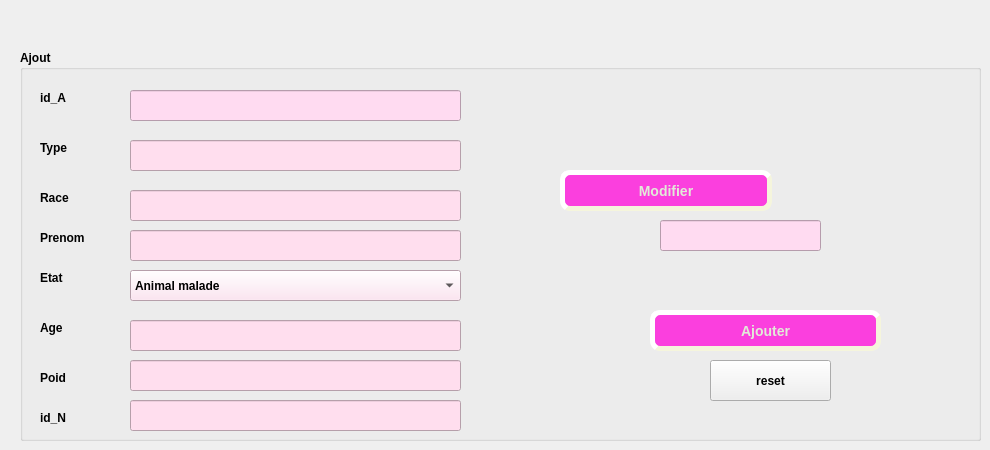
      <widget class="QWidget" name="tab">
       <attribute name="title">
        <string>Ajouter</string>
       </attribute>
       <widget class="QGroupBox" name="groupBox_9">
        <property name="geometry">
         <rect>
          <x>20</x>
          <y>50</y>
          <width>961</width>
          <height>391</height>
         </rect>
        </property>
        <property name="font">
         <font>
          <weight>75</weight>
          <bold>true</bold>
         </font>
        </property>
        <property name="styleSheet">
         <string notr="true"> background-color: qlineargradient(x1: 0, y1: 0, x2: 0, y2: 1,
                                       stop: 0 qconicalgradient(cx:0.5, cy:0.5, angle:0, stop:0 rgba(35, 40, 3, 255), stop:0.16 rgba(136, 106, 22, 255), stop:0.225 rgba(166, 140, 41, 255), stop:0.285 rgba(204, 181, 74, 255), stop:0.345 rgba(235, 219, 102, 255), stop:0.415 rgba(245, 236, 112, 255), stop:0.52 rgba(209, 190, 76, 255), stop:0.57 rgba(187, 156, 51, 255), stop:0.635 rgba(168, 142, 42, 255), stop:0.695 rgba(202, 174, 68, 255), stop:0.75 rgba(218, 202, 86, 255), stop:0.815 rgba(208, 187, 73, 255), stop:0.88 rgba(187, 156, 51, 255), stop:0.935 rgba(137, 108, 26, 255), stop:1 rgba(35, 40, 3, 255))#FFOECE, stop: 1 #FFFFFF);</string>
        </property>
        <property name="title">
         <string>Ajout</string>
        </property>
        <widget class="QLabel" name="label_18">
         <property name="geometry">
          <rect>
           <x>20</x>
           <y>40</y>
           <width>56</width>
           <height>16</height>
          </rect>
         </property>
         <property name="font">
          <font>
           <weight>75</weight>
           <bold>true</bold>
          </font>
         </property>
         <property name="text">
          <string>id_A</string>
         </property>
        </widget>
        <widget class="QLabel" name="label_19">
         <property name="geometry">
          <rect>
           <x>20</x>
           <y>90</y>
           <width>56</width>
           <height>16</height>
          </rect>
         </property>
         <property name="font">
          <font>
           <weight>75</weight>
           <bold>true</bold>
          </font>
         </property>
         <property name="text">
          <string>Type</string>
         </property>
        </widget>
        <widget class="QLabel" name="label_20">
         <property name="geometry">
          <rect>
           <x>20</x>
           <y>140</y>
           <width>56</width>
           <height>16</height>
          </rect>
         </property>
         <property name="font">
          <font>
           <weight>75</weight>
           <bold>true</bold>
          </font>
         </property>
         <property name="text">
          <string>Race</string>
         </property>
        </widget>
        <widget class="QLabel" name="label_21">
         <property name="geometry">
          <rect>
           <x>20</x>
           <y>180</y>
           <width>56</width>
           <height>16</height>
          </rect>
         </property>
         <property name="font">
          <font>
           <weight>75</weight>
           <bold>true</bold>
          </font>
         </property>
         <property name="text">
          <string>Prenom</string>
         </property>
        </widget>
        <widget class="QLabel" name="label_22">
         <property name="geometry">
          <rect>
           <x>20</x>
           <y>220</y>
           <width>56</width>
           <height>16</height>
          </rect>
         </property>
         <property name="font">
          <font>
           <weight>75</weight>
           <bold>true</bold>
          </font>
         </property>
         <property name="text">
          <string>Etat</string>
         </property>
        </widget>
        <widget class="QLabel" name="label_23">
         <property name="geometry">
          <rect>
           <x>20</x>
           <y>270</y>
           <width>56</width>
           <height>16</height>
          </rect>
         </property>
         <property name="font">
          <font>
           <weight>75</weight>
           <bold>true</bold>
          </font>
         </property>
         <property name="text">
          <string>Age</string>
         </property>
        </widget>
        <widget class="QLabel" name="label_24">
         <property name="geometry">
          <rect>
           <x>20</x>
           <y>320</y>
           <width>56</width>
           <height>16</height>
          </rect>
         </property>
         <property name="font">
          <font>
           <weight>75</weight>
           <bold>true</bold>
          </font>
         </property>
         <property name="text">
          <string>Poid</string>
         </property>
        </widget>
        <widget class="QLineEdit" name="lineEdit_id">
         <property name="geometry">
          <rect>
           <x>110</x>
           <y>40</y>
           <width>331</width>
           <height>31</height>
          </rect>
         </property>
         <property name="styleSheet">
          <string notr="true">background-color:rgb(255, 219, 241);</string>
         </property>
        </widget>
        <widget class="QLineEdit" name="le_type">
         <property name="geometry">
          <rect>
           <x>110</x>
           <y>90</y>
           <width>331</width>
           <height>31</height>
          </rect>
         </property>
         <property name="styleSheet">
          <string notr="true">background-color:rgb(255, 222, 238);</string>
         </property>
        </widget>
        <widget class="QLineEdit" name="le_race">
         <property name="geometry">
          <rect>
           <x>110</x>
           <y>140</y>
           <width>331</width>
           <height>31</height>
          </rect>
         </property>
         <property name="styleSheet">
          <string notr="true">background-color:rgb(255, 222, 238);</string>
         </property>
        </widget>
        <widget class="QLineEdit" name="le_prenom">
         <property name="geometry">
          <rect>
           <x>110</x>
           <y>180</y>
           <width>331</width>
           <height>31</height>
          </rect>
         </property>
         <property name="styleSheet">
          <string notr="true">background-color:rgb(255, 222, 238);</string>
         </property>
        </widget>
        <widget class="QLineEdit" name="le_age">
         <property name="geometry">
          <rect>
           <x>110</x>
           <y>270</y>
           <width>331</width>
           <height>31</height>
          </rect>
         </property>
         <property name="styleSheet">
          <string notr="true">background-color:rgb(255, 222, 238);</string>
         </property>
        </widget>
        <widget class="QLineEdit" name="le_poid">
         <property name="geometry">
          <rect>
           <x>110</x>
           <y>310</y>
           <width>331</width>
           <height>31</height>
          </rect>
         </property>
         <property name="styleSheet">
          <string notr="true">background-color:rgb(255, 222, 238);</string>
         </property>
        </widget>
        <widget class="QPushButton" name="pb_ajouter">
         <property name="geometry">
          <rect>
           <x>630</x>
           <y>260</y>
           <width>231</width>
           <height>41</height>
          </rect>
         </property>
         <property name="styleSheet">
          <string notr="true">QPushButton {
	font: 87 10pt &quot;Arial Black&quot;;
background-color: #FB3FDE;
border-style: outset;
border-width : 5px;
color: rgb(226,234,216);
border -left: 1px solid rgb(255,255,255);
border -right: 1px solid rgb(255,255,255);
border -bottom: 5px solid rgb(255,255,255);

     border-radius: 10px;
     border-color: beige;
     font: bold 14px;
     min-width: 10em;
     padding: 6px;
}

</string>
         </property>
         <property name="text">
          <string>Ajouter</string>
         </property>
        </widget>
        <widget class="QPushButton" name="pb_modifier">
         <property name="geometry">
          <rect>
           <x>540</x>
           <y>120</y>
           <width>212</width>
           <height>41</height>
          </rect>
         </property>
         <property name="styleSheet">
          <string notr="true">QPushButton {
	font: 87 10pt &quot;Arial Black&quot;;
background-color: #FB3FDE;
border-style: outset;
border-width : 5px;
color: rgb(226,234,216);
border -left: 1px solid rgb(255,255,255);
border -right: 1px solid rgb(255,255,255);
border -bottom: 5px solid rgb(255,255,255);

     border-radius: 10px;
     border-color: beige;
     font: bold 14px;
     min-width: 10em;
     padding: 6px;
}
</string>
         </property>
         <property name="text">
          <string>Modifier</string>
         </property>
        </widget>
        <widget class="QPushButton" name="reset">
         <property name="geometry">
          <rect>
           <x>690</x>
           <y>310</y>
           <width>121</width>
           <height>41</height>
          </rect>
         </property>
         <property name="text">
          <string>reset</string>
         </property>
        </widget>
        <widget class="QComboBox" name="comboBox">
         <property name="geometry">
          <rect>
           <x>110</x>
           <y>220</y>
           <width>331</width>
           <height>31</height>
          </rect>
         </property>
         <property name="styleSheet">
          <string notr="true">background-color:rgb(255, 222, 238);</string>
         </property>
         <item>
          <property name="text">
           <string>Animal malade</string>
          </property>
         </item>
         <item>
          <property name="text">
           <string>Animal en bonne sante</string>
          </property>
         </item>
        </widget>
        <widget class="QLabel" name="label_31">
         <property name="geometry">
          <rect>
           <x>20</x>
           <y>360</y>
           <width>56</width>
           <height>16</height>
          </rect>
         </property>
         <property name="font">
          <font>
           <pointsize>9</pointsize>
           <weight>75</weight>
           <bold>true</bold>
          </font>
         </property>
         <property name="text">
          <string>id_N</string>
         </property>
        </widget>
        <widget class="QLineEdit" name="lineEdit_id_3">
         <property name="geometry">
          <rect>
           <x>110</x>
           <y>350</y>
           <width>331</width>
           <height>31</height>
          </rect>
         </property>
         <property name="styleSheet">
          <string notr="true">background-color:rgb(255, 222, 238);</string>
         </property>
        </widget>
        <widget class="QLineEdit" name="lineEdit_id_4">
         <property name="geometry">
          <rect>
           <x>640</x>
           <y>170</y>
           <width>161</width>
           <height>31</height>
          </rect>
         </property>
         <property name="styleSheet">
          <string notr="true">background-color:rgb(255, 219, 241);</string>
         </property>
        </widget>
       </widget>
      </widget>
